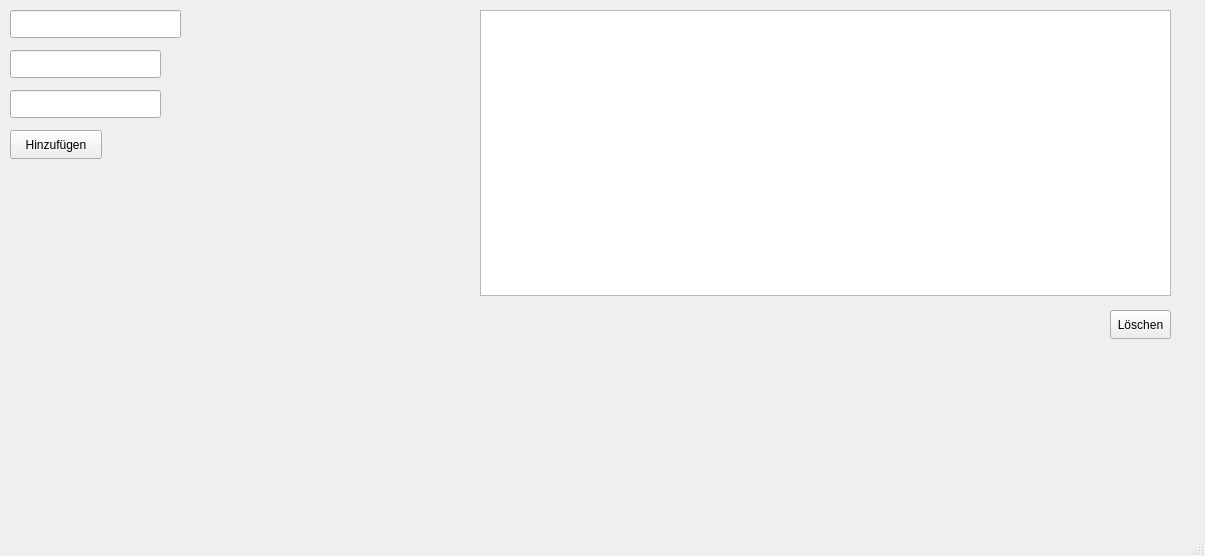
<?xml version="1.0" encoding="UTF-8"?>
<ui version="4.0">
 <class>MainWindow</class>
 <widget class="QMainWindow" name="MainWindow">
  <property name="geometry">
   <rect>
    <x>0</x>
    <y>0</y>
    <width>1205</width>
    <height>556</height>
   </rect>
  </property>
  <property name="windowTitle">
   <string>MainWindow</string>
  </property>
  <widget class="QWidget" name="centralwidget">
   <widget class="QLineEdit" name="firma">
    <property name="geometry">
     <rect>
      <x>10</x>
      <y>10</y>
      <width>171</width>
      <height>28</height>
     </rect>
    </property>
   </widget>
   <widget class="QLineEdit" name="ort">
    <property name="geometry">
     <rect>
      <x>10</x>
      <y>50</y>
      <width>151</width>
      <height>28</height>
     </rect>
    </property>
   </widget>
   <widget class="QLineEdit" name="zeit">
    <property name="geometry">
     <rect>
      <x>10</x>
      <y>90</y>
      <width>151</width>
      <height>28</height>
     </rect>
    </property>
   </widget>
   <widget class="QPushButton" name="add">
    <property name="geometry">
     <rect>
      <x>10</x>
      <y>130</y>
      <width>92</width>
      <height>29</height>
     </rect>
    </property>
    <property name="text">
     <string>Hinzufügen</string>
    </property>
   </widget>
   <widget class="QListWidget" name="listWidget">
    <property name="geometry">
     <rect>
      <x>480</x>
      <y>10</y>
      <width>691</width>
      <height>286</height>
     </rect>
    </property>
    <property name="maximumSize">
     <size>
      <width>16777215</width>
      <height>286</height>
     </size>
    </property>
    <property name="tabletTracking">
     <bool>false</bool>
    </property>
   </widget>
   <widget class="QPushButton" name="del">
    <property name="geometry">
     <rect>
      <x>1110</x>
      <y>310</y>
      <width>61</width>
      <height>29</height>
     </rect>
    </property>
    <property name="text">
     <string>Löschen</string>
    </property>
   </widget>
  </widget>
  <widget class="QMenuBar" name="menubar">
   <property name="geometry">
    <rect>
     <x>0</x>
     <y>0</y>
     <width>1205</width>
     <height>25</height>
    </rect>
   </property>
  </widget>
  <widget class="QStatusBar" name="statusbar"/>
 </widget>
 <resources/>
 <connections/>
</ui>
